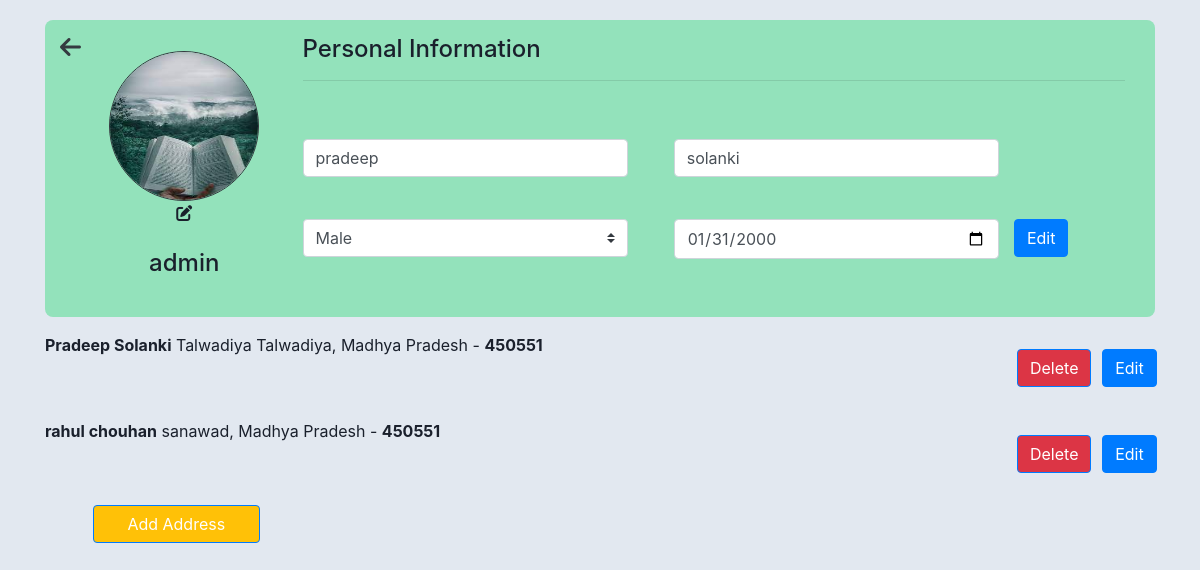
The app's page /profile/ (signed in), older data.
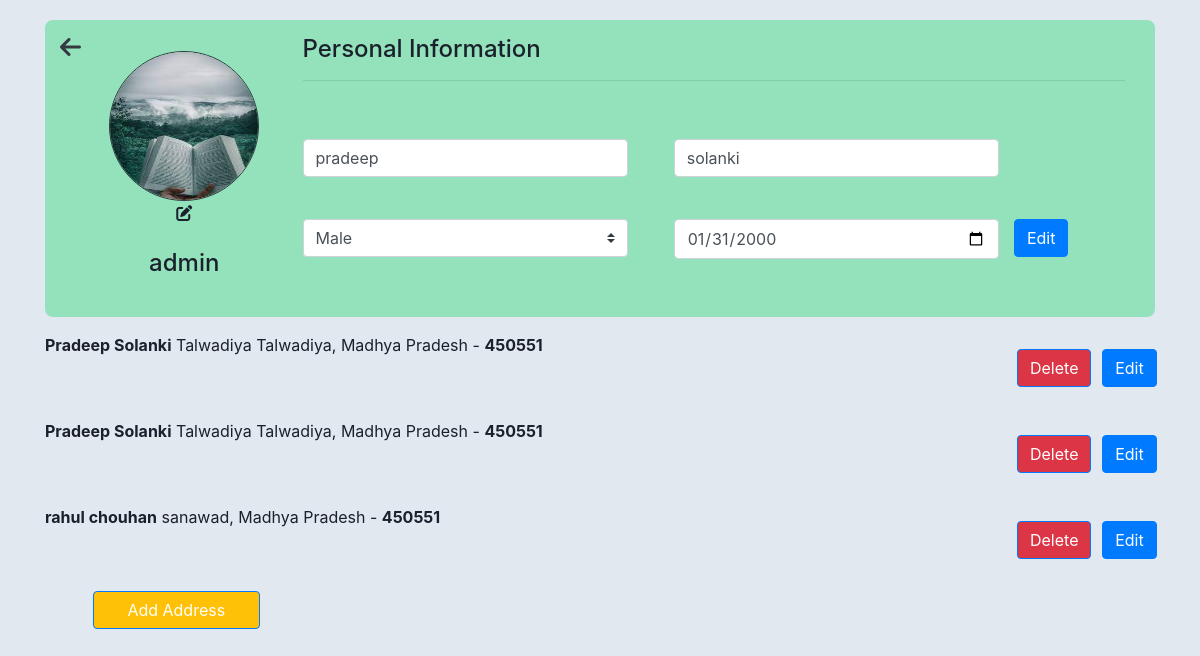
The same page, newer data.
### myapp/models.py (models this page shows, shortened)
class Address(models.Model):
    user = models.ForeignKey(User,on_delete=models.CASCADE,related_name='address_user')
    name = models.CharField(max_length=255)
    phone_number = PhoneNumberField()
    address1 = models.TextField()
    pin_code = models.PositiveIntegerField()
    city = models.CharField(max_length=255)
    state = models.CharField(max_length=50,default='')
    country = models.CharField(max_length=50,default='')
    latitude = models.DecimalField(max_digits=9,decimal_places=6,null=True,blank=True)
    longitute = models.DecimalField(max_digits=9,decimal_places=6,null=True,blank=True)
    create_date = models.DateTimeField(auto_now_add=True)
    update_date = models.DateTimeField(auto_now=True)

### myapp/views.py (the view, shortened to what this page needs)
# urls.py: path('profile/',views.ProfileView.as_view(),name='profile'),
class ProfileView(View):
    def get(self,request):
        if request.user.is_authenticated:
            address = Address.objects.filter(user=request.user).order_by('-id')
            user = request.user
            user_data = User_More_Detail.objects.filter(user=request.user).first()
            context = {
                        'user':user,
                        'address':address,
                        'user_data' : user_data
                        }
            return render(request, 'user/profile.html',context)
        return redirect('login')

### myapp/templates/user/profile.html (shortened to what the changed rows need)
<!DOCTYPE html>
<html lang="en">
<head>
    <link rel="stylesheet" href="https://cdn.jsdelivr.net/npm/bootstrap@4.0.0/dist/css/bootstrap.min.css"
>
    <link rel="stylesheet" href="https://cdnjs.cloudflare.com/ajax/libs/font-awesome/6.0.0/css/all.min.css">
</head>
<body>
    <div class="container">
        {% for data in address %}
        <div class="address  ">
            <div class=" d-flex justify-content-between my-3">
                <p> <strong>{{data.name}}</strong> {{data.address1}}, {{data.state}} -
                    <strong>{{data.pin_code}}</strong>
                </p>
                <div class="row my-3 ">
                    <div class=" border-secondary mr-4 " style="width: 40%; ">
                        <a href="/delete_address/?address_id={{data.id}}"
                            class="btn bg-danger  btn-primary   ">Delete</a>
                    </div>
                    <div class=" border-secondary  " style="width: 25%; ">
                        <button id="{{data.id}}" class="btn bg-primary btn-primary  change "
                            type="button" data-toggle="collapse" data-target="#shipping-address{{data.id}}"
                            onClick="collapse({{data.id}})">Edit</button>
                    </div>
                </div>
            </div>
        </div>
        {% endfor %}
</body>
</html>

Row changes from the older to the newer data that the page shows:
added Address: name "Pradeep Solanki", address1 "Talwadiya Talwadiya", state "Madhya Pradesh", pin_code "450551"
